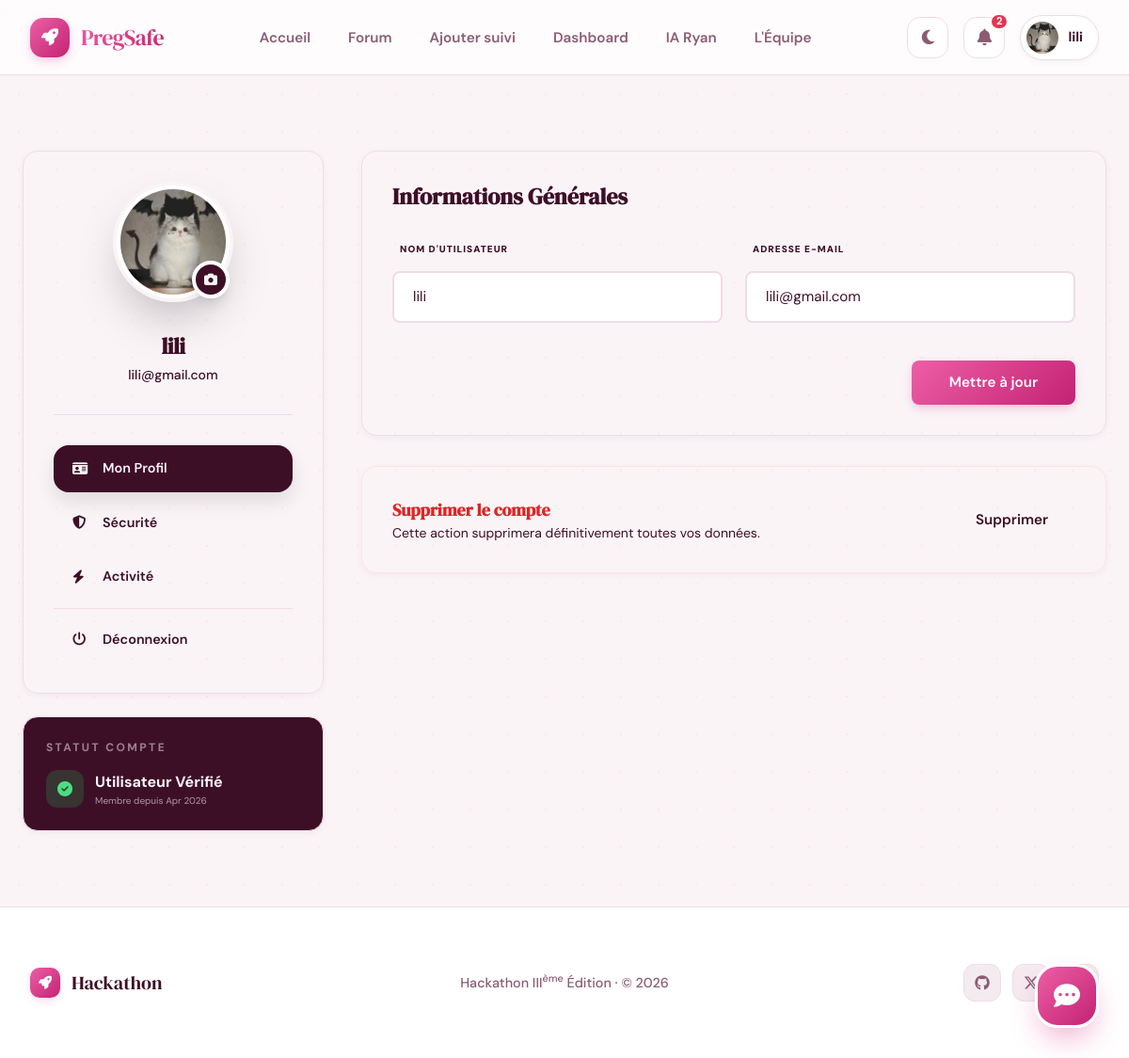
The page /profile/ (signed in) on the database its author committed.
### Users/models.py (models this page shows, shortened)
class User(AbstractUser):
    GROUPE_SANGUIN_CHOIX = [
        ('A+', 'A+'), ('A-', 'A-'),
        ('B+', 'B+'), ('B-', 'B-'),
        ('AB+', 'AB+'), ('AB-', 'AB-'),
        ('O+', 'O+'), ('O-', 'O-'),
    ]
    is_admin_user = models.BooleanField(default=False)
    is_customer = models.BooleanField(default=True)
    age = models.PositiveIntegerField(null=True, blank=True, help_text="25")
    date_dernieres_regles = models.DateField(null=True, blank=True, help_text="Date des dernières règles)")
    date_prevue_accouchement = models.DateField(null=True, blank=True)
    taille = models.PositiveIntegerField(null=True, blank=True, help_text="En cm")
    poids_initial = models.FloatField(null=True, blank=True, help_text="En kg")
    groupe_sanguin = models.CharField(
        null=True,
        blank=True,
        max_length=5,
        choices=GROUPE_SANGUIN_CHOIX
    )
    antecedents_medicaux = models.TextField(null=True, blank=True)
    nombre_grossesses_precedentes = models.PositiveIntegerField(default=0)
    photo = models.ImageField(
        upload_to="profile_pictures/",
        default="profile_pictures/default.png",
        blank=True,
        null=True,
    )
    def notifications_non_lues(self):
        return self.notifications.filter(is_read=False).order_by("-created_at")
    def nombre_notifications_non_lues(self):
        return self.notifications.filter(is_read=False).count()

### Users/views.py (the view)
# urls.py: path("profile/", views.profile, name="profile"),
@login_required
def profile(request):
    return render(request, "dashboard/user/profile.html")

### templates/dashboard/user/profile.html (shortened to what this page needs)
{% extends "Base/base.html" %}
{% block content %}
<div class="max-w-6xl mx-auto py-10">
    <div class="flex flex-col md:flex-row gap-10">
        <aside class="w-full md:w-80 space-y-6">
            <div class="cool-card !p-8 text-center">
                <div class="relative inline-block mb-6">
                    <div class="w-32 h-32 rounded-full p-1 bg-gradient-to-tr from-[var(--accent)] to-[var(--ink)] shadow-2xl">
                        {% if user.photo %}
                            <img src="{{ user.photo.url }}" class="w-full h-full rounded-full object-cover border-4 border-[var(--surface)]" alt="{{ user.username }}">
                        {% else %}
                            <div class="w-full h-full rounded-full bg-[var(--surface)] flex items-center justify-center text-4xl font-serif-display text-[var(--ink)] border-4 border-[var(--surface)]">
                                {{ user.username|first|upper }}
                            </div>
                        {% endif %}
                    </div>
                    <button onclick="openAvatarModal()" class="absolute bottom-1 right-1 w-10 h-10 bg-[var(--ink)] text-[var(--paper)] rounded-full border-4 border-[var(--surface)] flex items-center justify-center hover:bg-[var(--accent)] transition-colors shadow-lg">
                        <i class="fas fa-camera text-sm"></i>
                    </button>
                </div>
                <h2 class="text-2xl font-bold text-[var(--ink)] font-serif-display tracking-tight">{{ user.username }}</h2>
                <p class="text-[var(--muted)] text-sm mt-1 font-medium">{{ user.email }}</p>
                <div class="mt-8 pt-8 border-t border-[var(--line)] space-y-2">
                    <button class="profile-nav-item active" onclick="showTab('info', this)">
                        <i class="fas fa-id-card w-5"></i> Mon Profil
                    </button>
                    <button class="profile-nav-item" onclick="showTab('security', this)">
                        <i class="fas fa-shield-halved w-5"></i> Sécurité
                    </button>
                    <button class="profile-nav-item" onclick="showTab('activity', this)">
                        <i class="fas fa-bolt w-5"></i> Activité
                    </button>
                    <div class="h-px bg-[var(--line)] my-4"></div>
                    <a href="{% url 'users:deconnexion' %}" class="profile-nav-item danger">
                        <i class="fas fa-power-off w-5"></i> Déconnexion
                    </a>
                </div>
            </div>
            <div class="cool-card !p-6 bg-[var(--ink)] text-[var(--paper)]">
                <p class="text-xs font-bold uppercase tracking-[0.2em] opacity-50 mb-4">Statut Compte</p>
                <div class="flex items-center gap-3">
                    <div class="w-10 h-10 rounded-xl bg-green-500/20 text-green-400 flex items-center justify-center">
                        <i class="fas fa-check-circle"></i>
                    </div>
                    <div>
                        <div class="font-bold">Utilisateur Vérifié</div>
                        <div class="text-[10px] opacity-60">Membre depuis {{ user.date_joined|date:"M Y" }}</div>
                    </div>
                </div>
            </div>
        </aside>
        <div class="flex-1 space-y-8">
            <div id="tab-info" class="tab-panel active">
                <div class="cool-card">
                    <h3 class="text-2xl font-bold text-[var(--ink)] font-serif-display mb-8">Informations Générales</h3>
                    <form method="post" action="{% url 'users:modifier_profil' %}" class="space-y-6">
                        <div class="grid md:grid-cols-2 gap-6">
                            <div class="space-y-2">
                                <label class="text-[10px] font-black text-[var(--muted)] uppercase tracking-widest ml-2">Nom d'utilisateur</label>
                                <input type="text" name="username" value="{{ user.username }}" class="cool-input" required>
                            </div>
                            <div class="space-y-2">
                                <label class="text-[10px] font-black text-[var(--muted)] uppercase tracking-widest ml-2">Adresse E-mail</label>
                                <input type="email" name="email" value="{{ user.email }}" class="cool-input" required>
                            </div>
                        </div>
                        <div class="pt-4 flex justify-end">
                            <button type="submit" class="btn btn-primary px-10">Mettre à jour</button>
                        </div>
                    </form>
                </div>
                <div class="mt-8 cool-card border-red-100 bg-red-50/10">
                    <div class="flex items-center justify-between">
                        <div>
                            <h4 class="text-lg font-bold text-red-600">Supprimer le compte</h4>
                            <p class="text-sm text-[var(--muted)]">Cette action supprimera définitivement toutes vos données.</p>
                        </div>
                        <button onclick="confirmDelete()" class="btn btn-danger">Supprimer</button>
                    </div>
                </div>
            </div>
        </div>
    </div>
</div>
{% endblock %}

### templates/Base/base.html (shortened to what this page needs)
<!doctype html>
<html lang="fr" data-theme="light">
    <head>
        <script src="https://cdn.tailwindcss.com"></script>
        <link
            rel="stylesheet"
            href="https://cdnjs.cloudflare.com/ajax/libs/font-awesome/6.5.0/css/all.min.css"
        />
        {% load static %}
        <link rel="stylesheet" href="{% static 'css/style.css' %}" />
    </head>
    <body>
        <nav
            class="navbar"
            role="navigation"
            aria-label="Navigation principale"
        >
            <div class="navbar-inner">
                <a
                    href="{% url 'users:landing' %}"
                    class="logo"
                    aria-label="Hackathon — Accueil"
                >
                    <div class="logo-mark"><i class="fas fa-rocket"></i></div>
                    <span class="logo-text">PregSafe</span>
                </a>
                <ul class="nav-links desktop-nav" role="list">
                    <li><a href="{% url 'users:landing' %}">Accueil</a></li>
                    <li>
                        <a
                            href="{% url 'forum:question_list' %}"
                            onclick="if (!{{ user.is_authenticated|lower }}) { alert('Il faudra se connecter pour accéder à cette page.'); return false; }"
                            >Forum</a
                        >
                    </li>
                    <li>
                        <a
                            href="{% url 'pregancy:ajouter_suivi' %}"
                            onclick="if (!{{ user.is_authenticated|lower }}) { alert('Il faudra se connecter pour accéder à cette page.'); return false; }"
                            >Ajouter suivi</a
                        >
                    </li>
                    <li>
                        <a
                            href="{% url 'pregancy:dashboard' %}"
                            onclick="if (!{{ user.is_authenticated|lower }}) { alert('Il faudra se connecter pour accéder à cette page.'); return false; }"
                            >Dashboard</a
                        >
                    </li>
                    {% if user.is_authenticated %}
                    <li><a href="{% url 'users:chat_home' %}">IA Ryan</a></li>
                    {% endif %}
                    <li><a href="{% url 'users:about' %}">L'Équipe</a></li>
                </ul>
                <div class="nav-actions desktop-nav">
                    <button
                        class="theme-btn"
                        id="theme-toggle"
                        aria-label="Changer le thème"
                    >
                        <i class="fas fa-moon icon-moon"></i>
                    </button>
                    {% if user.is_authenticated %}
                    <div class="relative group">
                        <button class="nav-icon-btn">
                            <i class="fas fa-bell"></i>
                            {% if user.nombre_notifications_non_lues > 0 %}
                            <span class="notification-badge">{{ user.nombre_notifications_non_lues }}</span>
                            {% endif %}
                        </button>
                    </div>
                    <a href="{% url 'users:profile' %}" class="user-pill">
                        {% if user.photo %}
                        <img
                            src="{{ user.photo.url }}"
                            class="avatar"
                            alt="{{ user.username }}"
                        />
                        {% else %}
                        <div class="avatar-initials">
                            {{ user.username|first|upper }}
                        </div>
                        {% endif %}
                        <span class="user-name">{{ user.username }}</span>
                    </a>
                    {% endif %}
                </div>
            </div>
        </nav>
        <main class="main">{% block content %}{% endblock %}</main>
        <footer>
            <div class="footer-inner">
                <div class="footer-brand">
                    <div class="footer-mark"><i class="fas fa-rocket"></i></div>
                    <span class="footer-brand-name">Hackathon</span>
                </div>
                <p class="footer-copy">
                    Hackathon III<sup>ème</sup> Édition · © 2026
                </p>
                <div class="footer-links">
                    <a href="#" aria-label="GitHub"
                        ><i class="fab fa-github"></i
                    ></a>
                    <a href="#" aria-label="Twitter"
                        ><i class="fab fa-x-twitter"></i
                    ></a>
                    <a href="#" aria-label="LinkedIn"
                        ><i class="fab fa-linkedin-in"></i
                    ></a>
                </div>
            </div>
        </footer>
        {% if user.is_authenticated and "/chat/" not in request.path %}
        <div class="chat-widget">
            <button class="chat-bubble" onclick="toggleWidget()">
                <i class="fas fa-comment-dots" id="widget-icon"></i>
            </button>
        </div>
        {% endif %} {% block extra_scripts %}{% endblock %}
    </body>
</html>

### rows shown on the page
User: nombre_notifications_non_lues "2", photo (picture), username "lili", email "lili@gmail.com", date_joined "Apr 2026"
